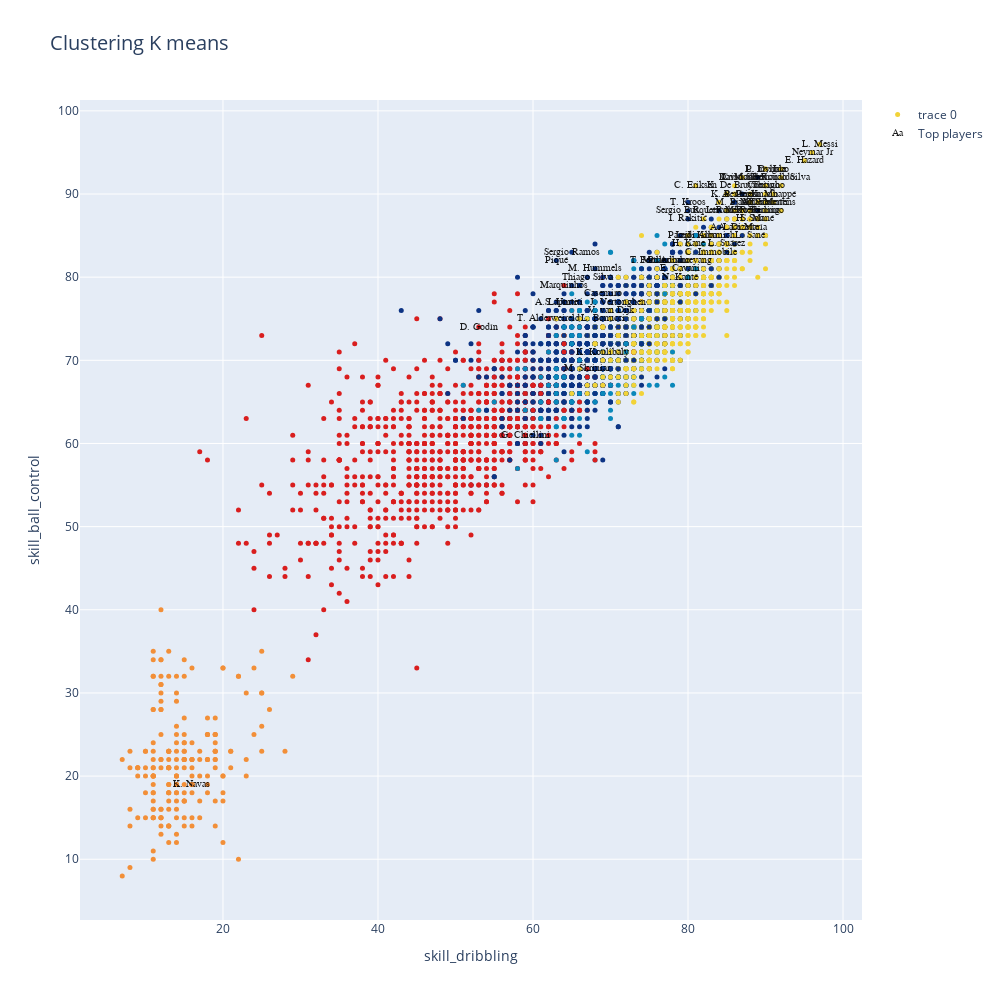

Notebook code for this chart:
### Code cell
data=[]
bool_crack=df_without_GK["overall"] > 85
bool_no_crack=df_without_GK["overall"]<86


#Eligo dos números entre 0 y  de n_skills-1
skill_1=skills_ratings[5]
skill_2=skills_ratings[15]
skill_1=skills_ratings[skills_ratings.index('skill_dribbling')]
skill_2=skills_ratings[skills_ratings.index('skill_ball_control')]


kmean_clusters = go.Scatter(x=df_skills_without_GK[skill_1], y=df_skills_without_GK[skill_2],
                           mode='markers',
                        text=df_without_GK.loc[:,'short_name'],
                           marker=dict(
                                size=5,
                                color = clusters.astype(np.float), #set color equal to a variable
                                colorscale='Portland',
                                showscale=False)
                           )

crack =go.Scatter(x=df_skills_without_GK.loc[bool_crack,skill_1], y=df_skills_without_GK.loc[bool_crack,skill_2],name='Top players',
                      text=df_without_GK.loc[bool_crack,'short_name'],
                      textfont=dict(family='sans serif',size=10,color='black'),
                      opacity=0.9,mode='text')

data=[kmean_clusters,crack]

layout = go.Layout(title="Clustering K means ",titlefont=dict(size=20),
                xaxis=dict(title=skill_1),
                yaxis=dict(title=skill_2),
                autosize=False, width=1000,height=1000)

fig = go.Figure(data=data, layout=layout)

iplot(fig)

### Figure 1 — Plotly figure (JSON) as saved in the notebook; plotly's stock layout.template omitted (floating-point values rounded to 4 significant figures; data arrays with more than 128 entries replaced by an {"elided": "..."} marker saying what was removed)
{"data": [{"marker": {"color": {"elided": "5337 int values"}, "colorscale": [[0, "rgb(12,51,131)"], [0.25, "rgb(10,136,186)"], [0.5, "rgb(242,211,56)"], [0.75, "rgb(242,143,56)"], [1, "rgb(217,30,30)"]], "showscale": false, "size": 5}, "mode": "markers", "text": {"elided": "5337 str values"}, "type": "scatter", "x": {"elided": "5337 int values"}, "y": {"elided": "5337 int values"}}, {"mode": "text", "name": "Top players", "opacity": 0.9, "text": ["L. Messi", "Cristiano Ronaldo", "Neymar Jr", "E. Hazard", "K. De Bruyne", "V. van Dijk", "L. Modrić", "M. Salah", "K. Mbappé", "K. Koulibaly", "H. Kane", "N. Kanté", "G. Chiellini", "S. Agüero", "Sergio Ramos", "L. Suárez", "R. Lewandowski", "Sergio Busquets", "A. Griezmann", "P. Dybala", "P. Pogba", "R. Sterling", "C. Eriksen", "Piqué", "David Silva", "E. Cavani", "D. Godín", "T. Kroos", "M. Reus", "P. Aubameyang", "S. Mané", "A. Laporte", "Bernardo Silva", "Casemiro", "H. Son", "Fernandinho", "Thiago Silva", "K. Benzema", "J. Vertonghen", "D. Mertens", "M. Hummels", "T. Alderweireld", "Jordi Alba", "Thiago", "K. Navas", "L. Insigne", "L. Sané", "Marquinhos", "M. Škriniar", "M. Verratti", "S. Umtiti", "J. Kimmich", "Isco", "Roberto Firmino", "I. Rakitić", "M. Pjanić", "A. Di María", "L. Bonucci", "Coutinho", "Parejo", "T. Müller", "C. Immobile", "A. Lacazette"], "textfont": {"color": "black", "family": "sans serif", "size": 10}, "type": "scatter", "x": [97, 89, 96, 95, 86, 70, 87, 89, 91, 69, 80, 79, 59, 88, 65, 85, 85, 80, 88, 90, 87, 89, 81, 63, 87, 79, 53, 80, 87, 79, 89, 63, 92, 69, 88, 77, 67, 86, 71, 91, 68, 62, 81, 90, 16, 90, 88, 64, 67, 90, 64, 83, 92, 88, 80, 86, 87, 69, 90, 79, 75, 83, 86], "y": [96, 92, 95, 94, 91, 76, 92, 89, 90, 71, 84, 80, 61, 89, 83, 84, 88, 88, 90, 93, 90, 88, 91, 82, 92, 81, 74, 89, 88, 82, 87, 77, 92, 78, 87, 82, 80, 90, 77, 89, 81, 75, 85, 91, 19, 93, 85, 79, 69, 89, 77, 85, 93, 88, 87, 89, 86, 75, 91, 85, 82, 83, 86]}], "layout": {"autosize": false, "height": 1000, "title": {"font": {"size": 20}, "text": "Clustering K means "}, "width": 1000, "xaxis": {"title": {"text": "skill_dribbling"}}, "yaxis": {"title": {"text": "skill_ball_control"}}}}
